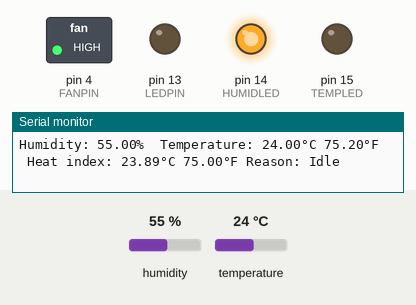
The sketch below on a simulated Arduino Uno, built with avr-gcc and run on an emulated ATmega328P. On the bench: switched loads named in the sketch (green lamp = pin HIGH), output pins drawn as LEDs (lit = HIGH), the last lines printed to the serial monitor. Dashed ring = blinking. Inputs (shaded band) come from the test bench; at power-on: humidity 55 %, temperature 24 °C. No radio packets arrive unless stated.

Above: at 1.2 s.
1.3 s: humidity set to 42 %
9.5 s: humidity set to 39 %
At 12.8 s:
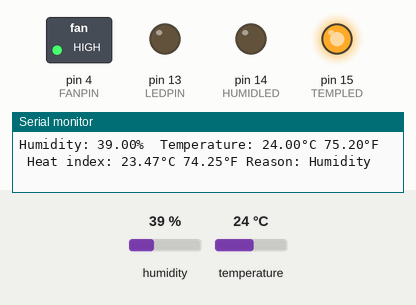
17.5 s: temperature set to 20 °C
At 21.3 s:
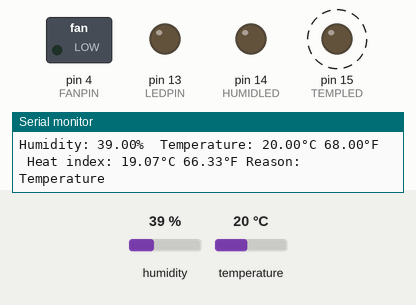
25.4 s: humidity set to 46 %
29.2 s: humidity set to 49 %
At 32.7 s:
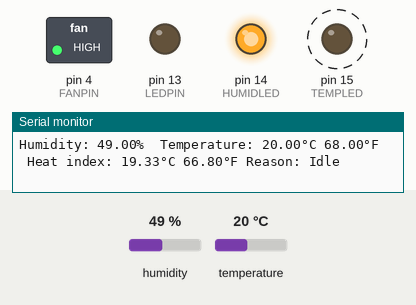
35.5 s: humidity set to 22 %
At 37.0 s:
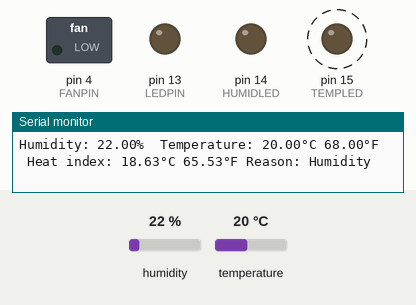
Timing chart, 0 to 42.5 s (numbered marks = the images above; inputs shaded):
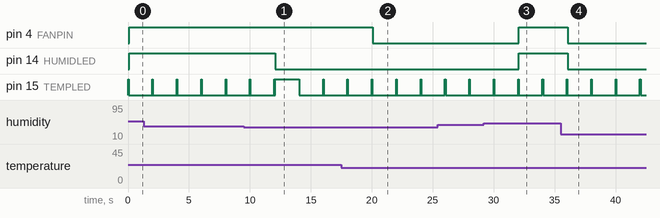

The sketch:

humidityControllerFan_node.ino
```cpp
#include <nRF24L01.h>
#include <RF24.h>
#include <RF24_config.h>
#include <SPI.h>
#include "DHT.h"
#include "printf.h"


#define TEMPLED 15
#define HUMIDLED 14
#define LEDPIN 13
#define FANPIN 4
#define DHTPIN 2     // Digital pin connected to the DHT sensor
// Feather HUZZAH ESP8266 note: use pins 3, 4, 5, 12, 13 or 14 --
// Pin 15 can work but DHT must be disconnected during program upload.

// Uncomment whatever type you're using!
#define DHTTYPE DHT11   // DHT 11
//#define DHTTYPE DHT22   // DHT 22  (AM2302), AM2321
//#define DHTTYPE DHT21   // DHT 21 (AM2301)

// Connect pin 1 (on the left) of the sensor to +5V
// NOTE: If using a board with 3.3V logic like an Arduino Due connect pin 1
// to 3.3V instead of 5V!
// Connect pin 2 of the sensor to whatever your DHTPIN is
// Connect pin 4 (on the right) of the sensor to GROUND
// Connect a 10K resistor from pin 2 (data) to pin 1 (power) of the sensor

// Initialize DHT sensor.
// Note that older versions of this library took an optional third parameter to
// tweak the timings for faster processors.  This parameter is no longer needed
// as the current DHT reading algorithm adjusts itself to work on faster procs.
DHT dht(DHTPIN, DHTTYPE);

// Initalize NRF24
RF24 radio(9,10);
const uint64_t pipes[2] = { 0xF0F0F0F0E1LL, 0xF0F0F0F0D2LL };

float h = 0.0;
float t = 0.0;
float f = 0.0;

// The difference between the respective values is the hysteresis for that metric.
float onTemp = 24.0;
float offTemp = 21.0;
float onHumidity = 48.0;
float offHumidity = 40.0;

#define IDL 0
#define HUMIDITY 1
#define TEMPERATURE 2
#define REMOTE_ON 3
#define REMOTE_OFF 4
#define REMOTE_DELAY 5

uint8_t reason = 0;

bool serCom = false;
bool fanOn = false;
bool newCommand = false;
bool reportData = false;
bool readFromDHT = true;

uint8_t remoteCommand = 0;  // Start in auto mode
#define FAN_AUTO 0
#define FAN_ON 1
#define FAN_OFF 2
#define FAN_DELAY 3
#define GET_DATA 4
#define STOP_DATA 5

void setup()
{
  pinMode(FANPIN, OUTPUT);
  pinMode(LEDPIN, OUTPUT);
  pinMode(TEMPLED, OUTPUT);
  pinMode(HUMIDLED, OUTPUT);

  digitalWrite(FANPIN, LOW);
  digitalWrite(LEDPIN, LOW);
  digitalWrite(TEMPLED, LOW);
  digitalWrite(HUMIDLED, LOW);

  setupTimer();

  dht.begin();
  radio.begin();
  enableSerial(true); // Set to true to turn on reporting over serial com
  printf_begin();

  radio.setRetries(15, 15);
  radio.openReadingPipe(1,pipes[0]);
  radio.startListening();
  radio.printDetails();
}

void loop()
{
  if (readFromDHT)
  {
    readDHT();

    if(serCom)
      printReport();

    if(reportData)
      sendReport();

    readFromDHT = false;
  }

  if(radio.available())
    receiveData();

  chooseState();
}

// ====== Funtions =====
void readDHT(void)
{
  flashLED();

  h = dht.readHumidity();
  t = dht.readTemperature();
  f = dht.readTemperature(true);
}

void chooseState(void)
{
  switch(remoteCommand)
  {
    case FAN_AUTO:
      if (h >= onHumidity && reason == IDL)
      {
        reason = HUMIDITY;
        digitalWrite(FANPIN, HIGH);
        digitalWrite(HUMIDLED, HIGH);
      }
      else if (t >= onTemp && reason == IDL)
      {
        reason = TEMPERATURE;
        digitalWrite(FANPIN, HIGH);
        digitalWrite(TEMPLED, HIGH);
      }

      switch (reason)
      {
        case HUMIDITY:
          if (h <= offHumidity)
          {
            digitalWrite(FANPIN, LOW);
            digitalWrite(HUMIDLED, LOW);
            reason = IDL;
          }
        break;
        case TEMPERATURE:
          if (t <= offTemp)
          {
            digitalWrite(FANPIN, LOW);
            digitalWrite(TEMPLED, LOW);
            reason = IDL;
          }
        break;
        case IDL:
          digitalWrite(FANPIN, LOW);
          digitalWrite(TEMPLED, LOW);
        break;
      }
    break;
    case FAN_ON:
      if(newCommand)
      {
        digitalWrite(FANPIN, HIGH);
        digitalWrite(HUMIDLED, HIGH);
        digitalWrite(TEMPLED, HIGH);
        reason = REMOTE_ON;
        newCommand = false;
      }
    break;
    case FAN_OFF:
      if(newCommand)
      {
        digitalWrite(FANPIN, LOW);
        digitalWrite(HUMIDLED, LOW);
        digitalWrite(TEMPLED, LOW);
        reason = REMOTE_OFF;
        newCommand = false;
      }
    break;
    default:
      reason = IDL;
      remoteCommand = FAN_AUTO;
      newCommand = false;
    break;
  }
}

void receiveData(void)
{
  // Positions in the payload
  #define MESSAGE_TYPE 0
  #define COMMAND 1

  /*
   *  The received data will arrive in either of the following forms
   *    1. Data
   *    2. Control
   *    3. Status
   *
   *  What form it is, is determined by the first byte (char) of the payload.
   *  Then the payload follows.
   *
   *  For Data:
   *    message[0] = The message type ('d' for data)
   *    message[1] = The data type ('h' for humidity, 't' for temperature in Celcius, 'f' for temperature in Fahrenheit)
   *    message[2-5] = The actual data
   *
   *  For Command:
   *    message[0] = The message type ('c' for command)
   *    message[1] = The actual command
   *
   *  For Status:
   *    message[0] = The message type ('s' for status)
   *    message[1] = The status type ('m' for fan mode, 's' for current status)
   *    message[2] = The actual mode/current status
   *                            mode: ('n' for the fan on via remote, 'f' for the fan off via remote, 'd' for the delay mode, 'a' for auto mode (normal)
   *                            current status: ('H' Humidity turned on the fan, 'T' Temperature turned on the fan, 'O' The fan is currently off
   */

  char message[2];
  radio.read(&message, sizeof(message));

  char messageType = message[MESSAGE_TYPE];

  if (messageType == 'c')  // It is an incoming command
  {
    char com = message[COMMAND];

    if (com == 'a')
    {
      allLightsOff();
      remoteCommand = FAN_AUTO;
      reason = IDL;
    }
    else if (com == 'n')
      remoteCommand = FAN_ON;
    else if (com == 'f')
      remoteCommand = FAN_OFF;
    else if (com == 'd')
      remoteCommand = FAN_AUTO; // *Change when delay feature is implemented*
    else if (com == 'g')
      reportData = true;
    else if (com == 's')
      reportData = false;

    newCommand = true;
  }

  radio.startListening();

//  if(radio.available())
//  {
//    uint8_t v = 0;
//    bool done = false;
//
//    while (!done)
//      done = radio.read(&v, sizeof(uint8_t));
//
//    remoteCommand = v;
//    newCommand = true;
//    reason = IDL;
//    Serial.print(F("Data: "));
//    Serial.println(remoteCommand);
//  }
}

void flashLED(void)
{
  digitalWrite(TEMPLED, HIGH);
  delay(50);
  digitalWrite(TEMPLED, LOW);
}

void enableSerial(bool en)
{
  if(en)
  {
    Serial.begin(57600);
    serCom = true;
  }
}

bool sendReport(void)
{
  bool ok = false;

  char reportPayload[10] = {'d', chopFloat(h, 3), chopFloat(h, 2), chopFloat(h, 1), chopFloat(h, 0),
                                chopFloat(t, 3), chopFloat(t, 2), chopFloat(t, 1), chopFloat(t, 0),
                                                                                   reasonToChar()};

  radio.openWritingPipe(pipes[1]);
  radio.openReadingPipe(1, pipes[0]);
  radio.stopListening();

  ok = radio.write(&reportPayload, sizeof(reportPayload));

  radio.openReadingPipe(1,pipes[0]);
  radio.startListening();
  return ok;
}

char chopFloat(float input, uint8_t pos)
{
  uint32_t in = input;

  switch (pos)
  {
    case 3:
      return char(in >> 24);
    break;
    case 2:
      in = in << 8;
      return char(in >> 24);
    break;
    case 1:
      in = in << 16;
      return char(in >> 24);
    break;
    case 0:
      in = in << 24;
      return char(in >> 24);
    break;
    default:
      return 0;
    break;
  }
}

void printReport(void)
{
  // Check if any reads failed and exit early (to try again).
  if (isnan(h) || isnan(t) || isnan(f)) {
    Serial.println(F("Failed to read from DHT sensor!"));
    return;
  }

  // Compute heat index in Fahrenheit (the default)
  float hif = dht.computeHeatIndex(f, h);
  // Compute heat index in Celsius (isFahreheit = false)
  float hic = dht.computeHeatIndex(t, h, false);

  Serial.print(F("Humidity: "));
  Serial.print(h);
  Serial.print(F("%  Temperature: "));
  Serial.print(t);
  Serial.print(F("°C "));
  Serial.print(f);
  Serial.print(F("°F  Heat index: "));
  Serial.print(hic);
  Serial.print(F("°C "));
  Serial.print(hif);
  Serial.print(F("°F"));
  Serial.print(F(" Reason: "));
  Serial.println(Reason());
}

String Reason(void)
{
  switch (reason)
  {
    case IDL:
      return F("Idle");
    break;
    case HUMIDITY:
      return F("Humidity");
    break;
    case TEMPERATURE:
      return F("Temperature");
    break;
    case REMOTE_ON:
      return F("Remote on");
    break;
    case REMOTE_OFF:
      return F("Remote off");
    break;
    case REMOTE_DELAY:
      return F("Remote Delay");
    break;
    default:
      return F("Idle");
    break;
  }
}

char reasonToChar(void)
{
  return char(reason);
}

void allLightsOff(void)
{
  digitalWrite(FANPIN, LOW);
  digitalWrite(HUMIDLED, LOW);
  digitalWrite(TEMPLED, LOW);
}

void setupTimer(void) // Setup timer to generate 1Hz pulses
{
  cli();  // Disable interrupts
  //set timer1 interrupt at 1Hz
  TCCR1A = 0; // set entire TCCR1A register to 0
  TCCR1B = 0; // same for TCCR1B
  TCNT1  = 0; //initialize counter value to 0
  // set compare match register for 2hz increments
  OCR1A = 31248;  // (16 * 10^6) / (1 * 1024) - 1 (must be <65536)
  // turn on CTC mode
  TCCR1B |= (1 << WGM12);
  // Set CS10 and CS12 bits for 1024 prescaler
  TCCR1B |= (1 << CS12) | (1 << CS10);
  // enable timer compare interrupt
  TIMSK1 |= (1 << OCIE1A);
  sei();  // Enable interrupts
}

ISR(TIMER1_COMPA_vect)  // Timer ISR
{
  readFromDHT = true;
}
```

printf.h
```cpp
// (licence header left out)
/**
 * @file printf.h
 *
 * Setup necessary to direct stdout to the Arduino Serial library, which
 * enables 'printf'
 */

#ifndef __PRINTF_H__
#define __PRINTF_H__

#ifdef ARDUINO

int serial_putc( char c, FILE * )
{
  Serial.write( c );

  return c;
}

void printf_begin(void)
{
  fdevopen( &serial_putc, 0 );
}

#else
#error This example is only for use on Arduino.
#endif // ARDUINO

#endif // __PRINTF_H__
```

Measured:
- the behaviour switches between 41 and 40 % on humidity (found by bisection; images 0 and 1)
- the behaviour switches between 22 and 21 °C on temperature (found by bisection; images 1 and 2)
- the behaviour switches between 47 and 48 % on humidity (found by bisection; images 2 and 3)
- after the input at 9.5 s, pin 14 (HUMIDLED): HIGH → LOW after 2.6 s
- after the input at 17.5 s, pin 4 (FANPIN): HIGH → LOW after 2.6 s
- after the input at 29.2 s, pin 4 (FANPIN), pin 14 (HUMIDLED): LOW → HIGH after 2.9 s
- after the input at 35.5 s, pin 4 (FANPIN), pin 14 (HUMIDLED): HIGH → LOW after 0.58 s
- by itself, pin 15 (TEMPLED): alternates HIGH for 0.05 s and LOW for 1.9 s
